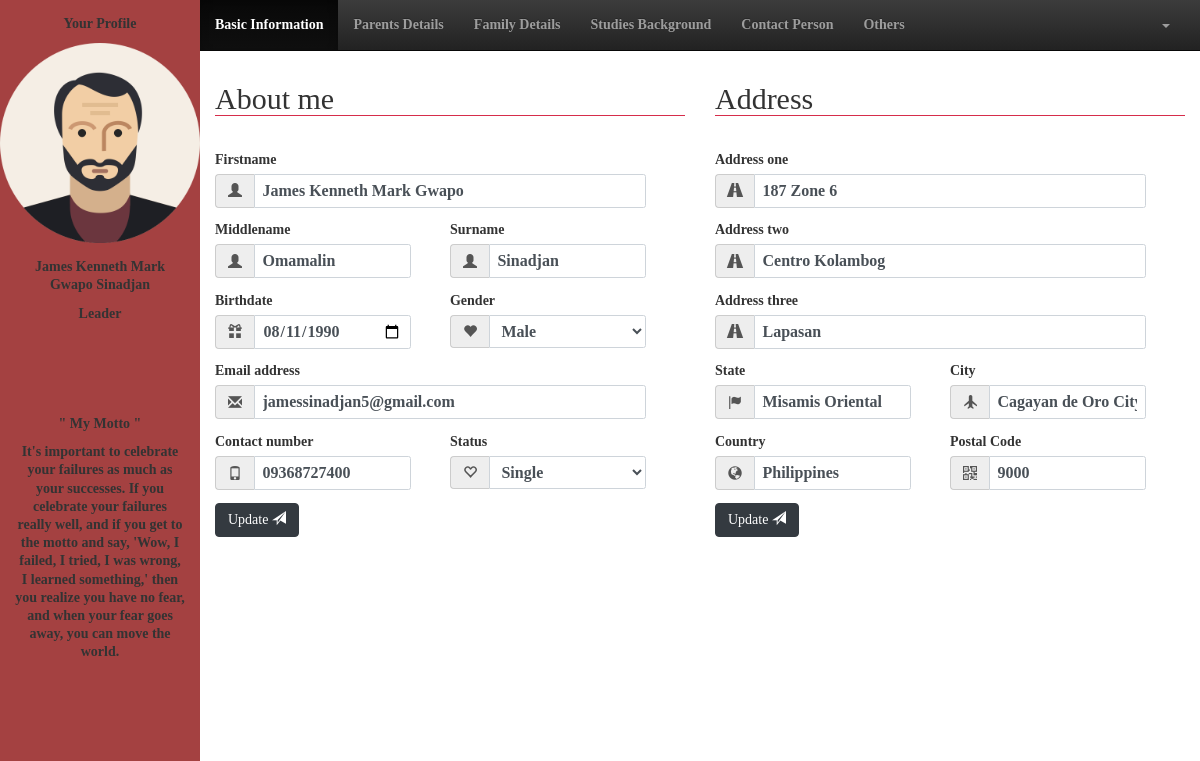
The app's page /user/basicinfo.php?id=6 (signed in), older data.
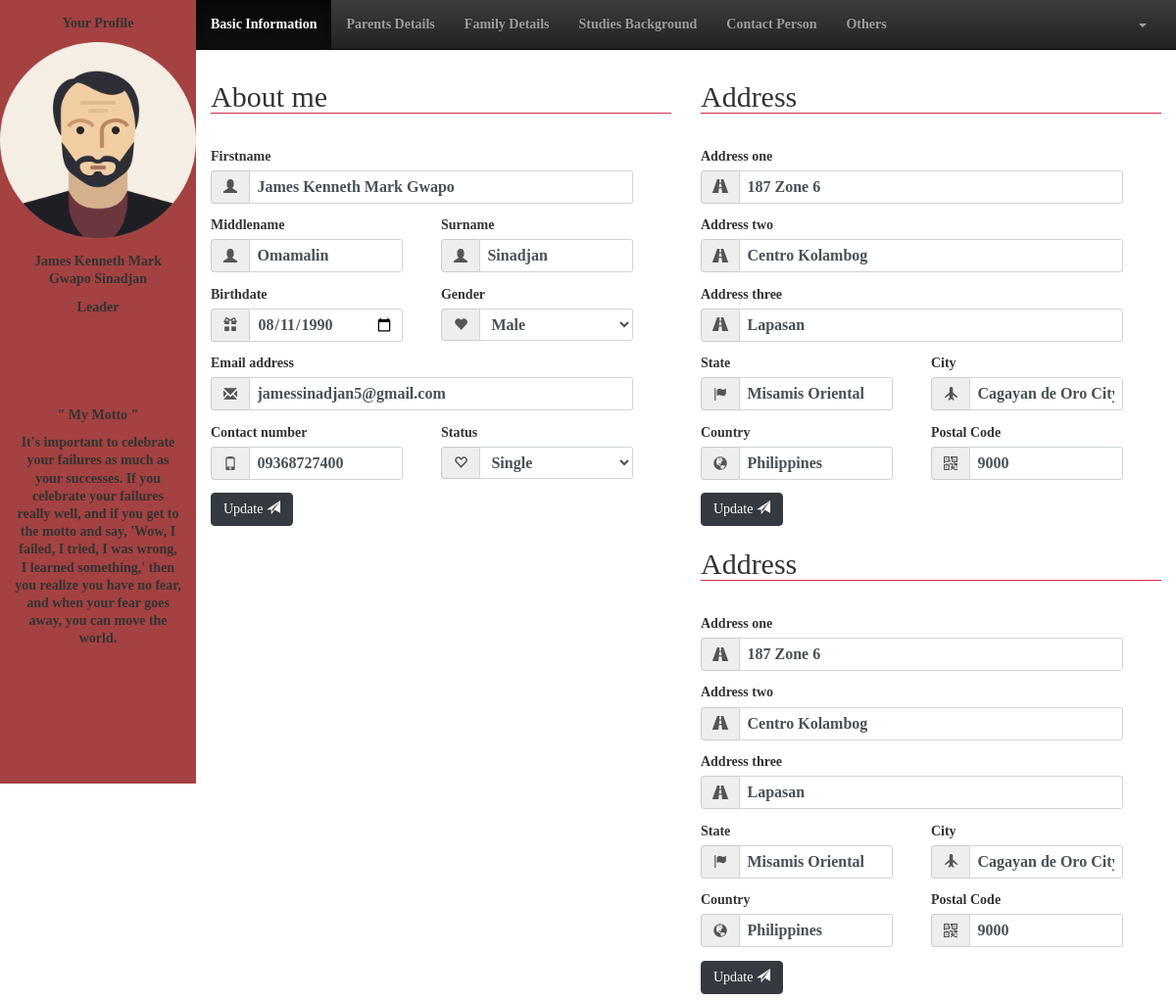
The same page, newer data.
### tables this page shows
CREATE TABLE `staff` (
  `staff_id` bigint(20) NOT NULL,
  `fname` varchar(50) NOT NULL,
  `mname` varchar(50) DEFAULT NULL,
  `lname` varchar(50) NOT NULL,
  `birthdate` date NOT NULL,
  `cellnum` varchar(50) NOT NULL,
  `telnum` varchar(50) DEFAULT NULL,
  `email` varchar(50) NOT NULL,
  `status` varchar(50) NOT NULL,
  `gender` varchar(50) NOT NULL,
  `type` varchar(50) NOT NULL,
  `position` varchar(50) NOT NULL,
  `department` varchar(50) NOT NULL,
  `password` varchar(50) NOT NULL
);

CREATE TABLE `current_address` (
  `staff_id` bigint(20) DEFAULT NULL,
  `addOne` varchar(50) DEFAULT NULL,
  `addTwo` varchar(50) DEFAULT NULL,
  `addTre` varchar(50) DEFAULT NULL,
  `state` varchar(50) NOT NULL,
  `city` varchar(50) NOT NULL,
  `country` varchar(50) NOT NULL,
  `postCode` int(11) NOT NULL
);

### user/basicinfo.php (the view, shortened to what the changed rows need)
<!DOCTYPE html>
	<html lang="en">
	<head>
		<link rel="stylesheet" href="css/bootstrap.css">
		<link rel="stylesheet" href="css/stylesheet.css">
		<link rel="stylesheet" href="css/bootstrap-theme.css">
	</head>
	<body>
		<div class="col-2">
			<div class="row-12 sidebar">
				<div class="row-6">
					<?php
						$space = " ";
						$id = $_GET['id'];
						include_once("action/session.php");
						$query = "SELECT * FROM staff WHERE staff_id = '$id'";
						$result = mysqli_query($connect,$query);
						if(mysqli_num_rows($result) > 0){
							while($row = mysqli_fetch_assoc($result)):
					?>
					<form action="">
						<div class="row-2 container text-center">
							<p>Your Profile</p>
						</div>
						<div class="row-7 text-center">
							<img src="img/avatar.png" alt="" style="width: 200px; height: 200px;">
						</div>
						<div class="row-3 container text-center">
							<p><?php echo $row['fname'].$space.$row['lname'] ?></p>
							<p><?php echo $row['position'] ?></p>
						</div>
					</form>
					<?php endwhile;} ?>
				</div>
			</div>
		</div>
		<div class="col-10">
			<div class="row-10">
				<div class="col-6">
					<form class="row-12" action="action/update_basicinfo.php<?php echo '?id='.$_GET['id'].''?>" method="post">
						<?php
							$id = $_GET['id'];
							include_once("action/session.php");
							$query = "SELECT * FROM staff WHERE staff_id = '$id'";
							$result = mysqli_query($connect,$query);
							if(mysqli_num_rows($result) > 0){
								while($row = mysqli_fetch_assoc($result)):
						?>
						<div class="container form-group">
							<legend><h2>About me</h2></legend>
						</div>
						<div class="container row-1 form-group" style="margin-bottom: 15px;">
							<div class=" col-11">
								<label for="">Firstname</label>
								<div class="input-group">
									<span class="input-group-addon"><i class="glyphicon glyphicon-user"></i></span>
									<input class="form-control" type="text" name="fname" required placeholder="firstname" value="<?php echo $row['fname'] ?>">
								</div>
							</div>
						</div>
						<div class="container row-1 form-group" style="margin-bottom: 15px;">
							<div class=" col-5">
								<label for="">Middlename</label>
								<div class="input-group">
									<span class="input-group-addon"><i class="glyphicon glyphicon-user"></i></span>
									<input class="form-control" type="text" name="mname" required placeholder="middlename" value="<?php echo $row['mname'] ?>">
								</div>
							</div>
							<div class="col-1"></div>
							<div class=" col-5">
								<label for="">Surname</label>
								<div class="input-group">
									<span class="input-group-addon"><i class="glyphicon glyphicon-user"></i></span>
									<input class="form-control" type="text" name="sname" required placeholder="surname" value="<?php echo $row['lname'] ?>">
								</div>
							</div>
						</div>
						<div class="container row-1 form-group" style="margin-bottom: 15px;">
							<div class="col-5">
								<label for="">Birthdate</label>
								<div class="input-group">
									<span class="input-group-addon"><i class="glyphicon glyphicon-gift"></i></span>
									<input class="form-control" type="date" name="dob" required value="<?php echo $row['birthdate'] ?>">
								</div>
							</div>
							<div class="col-1"></div>
							<div class="col-5">
								<label for="">Gender</label>
								<div class="input-group">
									<span class="input-group-addon"><i class="glyphicon glyphicon-heart"></i></span>
									<select class="form-control" name="gender">
	                                    <option value="Male">Male</option>
	                                </select>
								</div>
							</div>
						</div>
						<div class="container row-1 form-group" style="margin-bottom: 15px;">
							<div class="col-11">
								<label for="">Email address</label>
								<div class="input-group">
									<span class="input-group-addon"><i class="glyphicon glyphicon-envelope"></i></span>
									<input class="form-control" type="email" name="email" required placeholder="your@email.com" value="<?php echo $row['email'] ?>">
								</div>
							</div>
						</div>
						<div class="container row-1 form-group" style="margin-bottom: 15px;">
							<div class="col-5">
								<label for="">Contact number</label>
								<div class="input-group">
									<span class="input-group-addon"><i class="glyphicon glyphicon-phone"></i></span>
									<input class="form-control" type="text" name="contnum" required placeholder="+639 *** ****" value="<?php echo $row['cellnum'] ?>">
								</div>
							</div>
							<div class="col-1"></div>
							<div class="col-5">
								<label for="">Status</label>
								<div class="input-group">
									<span class="input-group-addon"><i class="glyphicon glyphicon-heart-empty"></i></span>
									<select class="form-control" name="status">
	                                    <option value="Single">Single</option>
	                                </select>
								</div>
							</div>
						</div>
						<div class="container row-1 form-group" style="margin-bottom: 15px;">
							<button class="btn btn-dark" type="submit" name="about_update" data-toggle="modal" data-target="#update">Update  <span class="glyphicon glyphicon-send"></span></button>
						</div>
						<?php endwhile;} ?>
					</form>
				</div>
				<div class="col-6">
					<form class="row-12" action="action/update_basicinfo.php<?php echo '?id='.$_GET['id'].''?>" method="post">
						<?php
							$id = $_GET['id'];
							include_once("action/session.php");
							$query = "SELECT * FROM current_address WHERE staff_id = '$id'";
							$result = mysqli_query($connect,$query);
							if(mysqli_num_rows($result) > 0){
								while($row = mysqli_fetch_assoc($result)):
						?>
						<div class="container form-group">
							<legend><h2>Address</h2></legend>
						</div>
						<div class="container row-1 form-group" style="margin-bottom: 15px;">
							<div class="col-11">
								<label for="">Address one</label>
								<div class="input-group">
									<span class="input-group-addon"><i class="glyphicon glyphicon-road"></i></span>
									<input class="form-control" type="text" required placeholder="address one" name="addOne" value="<?php echo $row['addOne'] ?>">
								</div>
							</div>
						</div>
						<div class="container row-1 form-group" style="margin-bottom: 15px;">
							<div class="col-11">
								<label for="">Address two</label>
								<div class="input-group">
									<span class="input-group-addon"><i class="glyphicon glyphicon-road"></i></span>
									<input class="form-control" type="text" required placeholder="address two" name="addTwo" value="<?php echo $row['addTwo'] ?>">
								</div>
							</div>
						</div>
						<div class="container row-1 form-group" style="margin-bottom: 15px;">
							<div class="col-11">
								<label for="">Address three</label>
								<div class="input-group">
									<span class="input-group-addon"><i class="glyphicon glyphicon-road"></i></span>
									<input class="form-control" type="text" required placeholder="address three" name="addTre" value="<?php echo $row['addTre'] ?>">
								</div>
							</div>
						</div>
						<div class="container row-1 form-group" style="margin-bottom: 15px;">
							<div class="col-5">
								<label for="">State</label>
								<div class="input-group">
									<span class="input-group-addon"><i class="glyphicon glyphicon-flag"></i></span>
									<input class="form-control" type="text" required placeholder="state" name="state" value="<?php echo $row['state'] ?>">
								</div>
							</div>
							<div class="col-1"></div>
							<div class="col-5">
								<label for="">City</label>
								<div class="input-group">
									<span class="input-group-addon"><i class="glyphicon glyphicon-plane"></i></span>
									<input class="form-control" type="text" required placeholder="city" name="city" value="<?php echo $row['city'] ?>">
								</div>
							</div>
						</div>
						<div class="container row-1 form-group" style="margin-bottom: 15px;">
							<div class="col-5">
								<label for="">Country</label>
								<div class="input-group">
									<span class="input-group-addon"><i class="glyphicon glyphicon-globe"></i></span>
									<input class="form-control" type="text" required placeholder="country" name="country" value="<?php echo $row['country'] ?>">
								</div>
							</div>
							<div class="col-1"></div>
							<div class="col-5">
								<label for="">Postal Code</label>
								<div class="input-group">
									<span class="input-group-addon"><i class="glyphicon glyphicon-qrcode"></i></span>
									<input class="form-control" type="text" required placeholder="zip code" name="postCode" value="<?php echo $row['postCode'] ?>">
								</div>
							</div>
						</div>
						<div class="container row-1 form-group" style="margin-bottom: 15px;">
							<button class="btn btn-dark" type="submit" name="add_update" data-toggle="modal" data-target="#update">Update
							<span class="glyphicon glyphicon-send"></span></button>
						</div>
						<?php endwhile;} ?>
					</form>
				</div>
			</div>
		</div>
	</body>
</html>

Row changes from the older to the newer data that the page shows:
added current_address: addOne "187 Zone 6", addTwo "Centro Kolambog", addTre "Lapasan", state "Misamis Oriental", city "Cagayan de Oro City", country "Philippines", postCode "9000"
